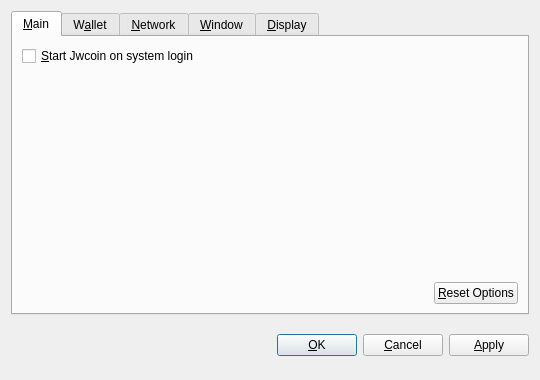
<?xml version="1.0" encoding="UTF-8"?>
<ui version="4.0">
 <class>OptionsDialog</class>
 <widget class="QDialog" name="OptionsDialog">
  <property name="geometry">
   <rect>
    <x>0</x>
    <y>0</y>
    <width>540</width>
    <height>380</height>
   </rect>
  </property>
  <property name="windowTitle">
   <string>Options</string>
  </property>
  <property name="modal">
   <bool>true</bool>
  </property>
  <layout class="QVBoxLayout" name="verticalLayout">
   <item>
    <widget class="QTabWidget" name="tabWidget">
     <property name="tabPosition">
      <enum>QTabWidget::North</enum>
     </property>
     <property name="currentIndex">
      <number>0</number>
     </property>
     <widget class="QWidget" name="tabMain">
      <attribute name="title">
       <string>&amp;Main</string>
      </attribute>
      <layout class="QVBoxLayout" name="verticalLayout_Main">
       <item>
        <widget class="QCheckBox" name="bitcoinAtStartup">
         <property name="toolTip">
          <string>Automatically start Jwcoin after logging in to the system.</string>
         </property>
         <property name="text">
          <string>&amp;Start Jwcoin on system login</string>
         </property>
        </widget>
       </item>
       <item>
        <spacer name="verticalSpacer_Main">
         <property name="orientation">
          <enum>Qt::Vertical</enum>
         </property>
         <property name="sizeHint" stdset="0">
          <size>
           <width>20</width>
           <height>40</height>
          </size>
         </property>
        </spacer>
       </item>
       <item>
        <layout class="QHBoxLayout" name="horizontalLayout_2_Main">
         <item>
          <spacer name="horizontalSpacer_2_Main">
           <property name="orientation">
            <enum>Qt::Horizontal</enum>
           </property>
           <property name="sizeHint" stdset="0">
            <size>
             <width>40</width>
             <height>20</height>
            </size>
           </property>
          </spacer>
         </item>
         <item>
          <widget class="QPushButton" name="resetButton">
           <property name="toolTip">
            <string>Reset all client options to default.</string>
           </property>
           <property name="text">
            <string>&amp;Reset Options</string>
           </property>
           <property name="autoDefault">
            <bool>false</bool>
           </property>
          </widget>
         </item>
        </layout>
       </item>
      </layout>
     </widget>
     <widget class="QWidget" name="tabWallet">
      <attribute name="title">
       <string>W&amp;allet</string>
      </attribute>
      <layout class="QVBoxLayout" name="verticalLayout_Network">
       <item>
        <widget class="QLabel" name="transactionFeeInfoLabel">
         <property name="text">
          <string>Optional transaction fee per kB that helps make sure your transactions are processed quickly. Most transactions are 1 kB.</string>
         </property>
         <property name="textFormat">
          <enum>Qt::PlainText</enum>
         </property>
         <property name="wordWrap">
          <bool>true</bool>
         </property>
        </widget>
       </item>
       <item>
        <layout class="QHBoxLayout" name="horizontalLayout_1_Main">
         <item>
          <widget class="QLabel" name="transactionFeeLabel">
           <property name="text">
            <string>Pay transaction &amp;fee</string>
           </property>
           <property name="textFormat">
            <enum>Qt::PlainText</enum>
           </property>
           <property name="buddy">
            <cstring>transactionFee</cstring>
           </property>
          </widget>
         </item>
         <item>
          <widget class="BitcoinAmountField" name="transactionFee"/>
         </item>
         <item>
          <spacer name="horizontalSpacer_1_Main">
           <property name="orientation">
            <enum>Qt::Horizontal</enum>
           </property>
           <property name="sizeHint" stdset="0">
            <size>
             <width>40</width>
             <height>20</height>
            </size>
           </property>
          </spacer>
         </item>
        </layout>
       </item>
       <item>
        <widget class="QLabel" name="label">
         <property name="text">
          <string>If you disable the spending of unconfirmed change, the change from a transaction cannot be used until that transaction has at least one confirmation. This also affects how your balance is computed.</string>
         </property>
         <property name="wordWrap">
          <bool>true</bool>
         </property>
        </widget>
       </item>
       <item>
        <widget class="QCheckBox" name="spendZeroConfChange">
         <property name="text">
          <string>Spend unconfirmed change  (experts only)</string>
         </property>
        </widget>
       </item>
       <item>
        <spacer name="verticalSpacer">
         <property name="orientation">
          <enum>Qt::Vertical</enum>
         </property>
         <property name="sizeHint" stdset="0">
          <size>
           <width>20</width>
           <height>40</height>
          </size>
         </property>
        </spacer>
       </item>
      </layout>
     </widget>
     <widget class="QWidget" name="tabNetwork">
      <attribute name="title">
       <string>&amp;Network</string>
      </attribute>
      <layout class="QVBoxLayout" name="verticalLayout_Network">
       <item>
        <widget class="QCheckBox" name="mapPortUpnp">
         <property name="toolTip">
          <string>Automatically open the Jwcoin client port on the router. This only works when your router supports UPnP and it is enabled.</string>
         </property>
         <property name="text">
          <string>Map port using &amp;UPnP</string>
         </property>
        </widget>
       </item>
       <item>
        <widget class="QCheckBox" name="connectSocks">
         <property name="toolTip">
          <string>Connect to the Jwcoin network through a SOCKS proxy (e.g. when connecting through Tor).</string>
         </property>
         <property name="text">
          <string>&amp;Connect through SOCKS proxy:</string>
         </property>
        </widget>
       </item>
       <item>
        <layout class="QHBoxLayout" name="horizontalLayout_Network">
         <item>
          <widget class="QLabel" name="proxyIpLabel">
           <property name="text">
            <string>Proxy &amp;IP:</string>
           </property>
           <property name="textFormat">
            <enum>Qt::PlainText</enum>
           </property>
           <property name="buddy">
            <cstring>proxyIp</cstring>
           </property>
          </widget>
         </item>
         <item>
          <widget class="QValidatedLineEdit" name="proxyIp">
           <property name="maximumSize">
            <size>
             <width>140</width>
             <height>16777215</height>
            </size>
           </property>
           <property name="toolTip">
            <string>IP address of the proxy (e.g. 127.0.0.1)</string>
           </property>
          </widget>
         </item>
         <item>
          <widget class="QLabel" name="proxyPortLabel">
           <property name="text">
            <string>&amp;Port:</string>
           </property>
           <property name="textFormat">
            <enum>Qt::PlainText</enum>
           </property>
           <property name="buddy">
            <cstring>proxyPort</cstring>
           </property>
          </widget>
         </item>
         <item>
          <widget class="QLineEdit" name="proxyPort">
           <property name="maximumSize">
            <size>
             <width>55</width>
             <height>16777215</height>
            </size>
           </property>
           <property name="toolTip">
            <string>Port of the proxy (e.g. 9050)</string>
           </property>
          </widget>
         </item>
         <item>
          <widget class="QLabel" name="socksVersionLabel">
           <property name="text">
            <string>SOCKS &amp;Version:</string>
           </property>
           <property name="textFormat">
            <enum>Qt::PlainText</enum>
           </property>
           <property name="buddy">
            <cstring>socksVersion</cstring>
           </property>
          </widget>
         </item>
         <item>
          <widget class="QValueComboBox" name="socksVersion">
           <property name="toolTip">
            <string>SOCKS version of the proxy (e.g. 5)</string>
           </property>
          </widget>
         </item>
         <item>
          <spacer name="horizontalSpacer_Network">
           <property name="orientation">
            <enum>Qt::Horizontal</enum>
           </property>
           <property name="sizeHint" stdset="0">
            <size>
             <width>40</width>
             <height>20</height>
            </size>
           </property>
          </spacer>
         </item>
        </layout>
       </item>
       <item>
        <spacer name="verticalSpacer_Network">
         <property name="orientation">
          <enum>Qt::Vertical</enum>
         </property>
         <property name="sizeHint" stdset="0">
          <size>
           <width>20</width>
           <height>40</height>
          </size>
         </property>
        </spacer>
       </item>
      </layout>
     </widget>
     <widget class="QWidget" name="tabWindow">
      <attribute name="title">
       <string>&amp;Window</string>
      </attribute>
      <layout class="QVBoxLayout" name="verticalLayout_Window">
       <item>
        <widget class="QCheckBox" name="minimizeToTray">
         <property name="toolTip">
          <string>Show only a tray icon after minimizing the window.</string>
         </property>
         <property name="text">
          <string>&amp;Minimize to the tray instead of the taskbar</string>
         </property>
        </widget>
       </item>
       <item>
        <widget class="QCheckBox" name="minimizeOnClose">
         <property name="toolTip">
          <string>Minimize instead of exit the application when the window is closed. When this option is enabled, the application will be closed only after selecting Quit in the menu.</string>
         </property>
         <property name="text">
          <string>M&amp;inimize on close</string>
         </property>
        </widget>
       </item>
       <item>
        <spacer name="verticalSpacer_Window">
         <property name="orientation">
          <enum>Qt::Vertical</enum>
         </property>
         <property name="sizeHint" stdset="0">
          <size>
           <width>20</width>
           <height>40</height>
          </size>
         </property>
        </spacer>
       </item>
      </layout>
     </widget>
     <widget class="QWidget" name="tabDisplay">
      <attribute name="title">
       <string>&amp;Display</string>
      </attribute>
      <layout class="QVBoxLayout" name="verticalLayout_Display">
       <item>
        <layout class="QHBoxLayout" name="horizontalLayout_1_Display">
         <item>
          <widget class="QLabel" name="langLabel">
           <property name="text">
            <string>User Interface &amp;language:</string>
           </property>
           <property name="textFormat">
            <enum>Qt::PlainText</enum>
           </property>
           <property name="buddy">
            <cstring>lang</cstring>
           </property>
          </widget>
         </item>
         <item>
          <widget class="QValueComboBox" name="lang">
           <property name="toolTip">
            <string>The user interface language can be set here. This setting will take effect after restarting Jwcoin.</string>
           </property>
          </widget>
         </item>
        </layout>
       </item>
       <item>
        <layout class="QHBoxLayout" name="horizontalLayout_2_Display">
         <item>
          <widget class="QLabel" name="unitLabel">
           <property name="text">
            <string>&amp;Unit to show amounts in:</string>
           </property>
           <property name="textFormat">
            <enum>Qt::PlainText</enum>
           </property>
           <property name="buddy">
            <cstring>unit</cstring>
           </property>
          </widget>
         </item>
         <item>
          <widget class="QValueComboBox" name="unit">
           <property name="toolTip">
            <string>Choose the default subdivision unit to show in the interface and when sending coins.</string>
           </property>
          </widget>
         </item>
        </layout>
       </item>
       <item>
        <widget class="QCheckBox" name="displayAddresses">
         <property name="toolTip">
          <string>Whether to show Jwcoin addresses in the transaction list or not.</string>
         </property>
         <property name="text">
          <string>&amp;Display addresses in transaction list</string>
         </property>
        </widget>
       </item>
       <item>
        <widget class="QCheckBox" name="coinControlFeatures">
         <property name="toolTip">
          <string>Whether to show coin control features or not.</string>
         </property>
         <property name="text">
          <string>Display coin &amp;control features (experts only!)</string>
         </property>
        </widget>
       </item>
       <item>
        <spacer name="verticalSpacer_Display">
         <property name="orientation">
          <enum>Qt::Vertical</enum>
         </property>
         <property name="sizeHint" stdset="0">
          <size>
           <width>20</width>
           <height>40</height>
          </size>
         </property>
        </spacer>
       </item>
      </layout>
     </widget>
    </widget>
   </item>
   <item>
    <layout class="QHBoxLayout" name="horizontalLayout_Buttons">
     <item>
      <spacer name="horizontalSpacer_1">
       <property name="orientation">
        <enum>Qt::Horizontal</enum>
       </property>
       <property name="sizeHint" stdset="0">
        <size>
         <width>40</width>
         <height>48</height>
        </size>
       </property>
      </spacer>
     </item>
     <item>
      <widget class="QLabel" name="statusLabel">
       <property name="font">
        <font>
         <weight>75</weight>
         <bold>true</bold>
        </font>
       </property>
       <property name="text">
        <string/>
       </property>
       <property name="textFormat">
        <enum>Qt::PlainText</enum>
       </property>
       <property name="wordWrap">
        <bool>true</bool>
       </property>
      </widget>
     </item>
     <item>
      <spacer name="horizontalSpacer_2">
       <property name="orientation">
        <enum>Qt::Horizontal</enum>
       </property>
       <property name="sizeHint" stdset="0">
        <size>
         <width>40</width>
         <height>48</height>
        </size>
       </property>
      </spacer>
     </item>
     <item>
      <widget class="QPushButton" name="okButton">
       <property name="text">
        <string>&amp;OK</string>
       </property>
      </widget>
     </item>
     <item>
      <widget class="QPushButton" name="cancelButton">
       <property name="text">
        <string>&amp;Cancel</string>
       </property>
       <property name="autoDefault">
        <bool>false</bool>
       </property>
      </widget>
     </item>
     <item>
      <widget class="QPushButton" name="applyButton">
       <property name="text">
        <string>&amp;Apply</string>
       </property>
       <property name="autoDefault">
        <bool>false</bool>
       </property>
      </widget>
     </item>
    </layout>
   </item>
  </layout>
 </widget>
 <customwidgets>
  <customwidget>
   <class>BitcoinAmountField</class>
   <extends>QSpinBox</extends>
   <header>bitcoinamountfield.h</header>
  </customwidget>
  <customwidget>
   <class>QValueComboBox</class>
   <extends>QComboBox</extends>
   <header>qvaluecombobox.h</header>
  </customwidget>
  <customwidget>
   <class>QValidatedLineEdit</class>
   <extends>QLineEdit</extends>
   <header>qvalidatedlineedit.h</header>
  </customwidget>
 </customwidgets>
 <resources/>
 <connections/>
</ui>
